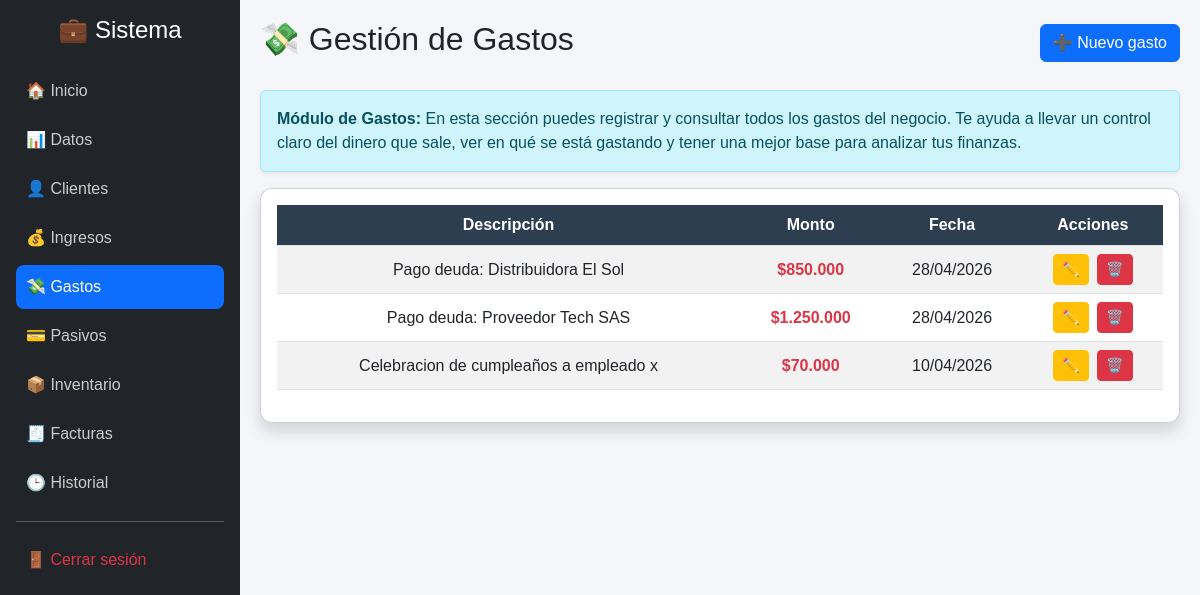
/sistema_financiero/modules/gastos/index.php (signed in), run on the app's committed database.
### tables this page shows
CREATE TABLE `gastos` (
  `id` int(11) NOT NULL,
  `descripcion` text DEFAULT NULL,
  `monto` decimal(10,2) DEFAULT NULL,
  `fecha` date DEFAULT NULL
);

### sistema_financiero/modules/gastos/index.php (the view, shortened to what this page needs)
<?php
include($_SERVER['DOCUMENT_ROOT']."/sistema_financiero/config/conexion.php");
$gastos = $conn->query("SELECT * FROM gastos ORDER BY fecha DESC");
?>
<!DOCTYPE html>
<html>
<head>
    <link href="https://cdn.jsdelivr.net/npm/bootstrap@5.3.0/dist/css/bootstrap.min.css" rel="stylesheet">
</head>
<body>
<div class="sidebar bg-dark text-white p-3">
    <h4 class="text-center mb-4">💼 Sistema</h4>
    <a href="/sistema_financiero/public/index.php" class="menu-item">🏠 Inicio</a>
    <a href="/sistema_financiero/public/dashboard.php" class="menu-item">📊 Datos</a>
    <a href="/sistema_financiero/modules/clientes/" class="menu-item">👤 Clientes</a>
    <a href="/sistema_financiero/modules/ingresos/" class="menu-item">💰 Ingresos</a>
    <a href="/sistema_financiero/modules/gastos/" class="menu-item active">💸 Gastos</a>
    <a href="/sistema_financiero/modules/pasivos/" class="menu-item">💳 Pasivos</a>
    <a href="/sistema_financiero/modules/inventario/" class="menu-item">📦 Inventario</a>
    <a href="/sistema_financiero/modules/facturas/" class="menu-item">🧾 Facturas</a>
    <a href="/sistema_financiero/modules/historial/" class="menu-item">🕒 Historial</a>
    <hr>
    <a href="/sistema_financiero/auth/logout.php" class="menu-item text-danger">
        🚪 Cerrar sesión
    </a>
</div>
<div class="content">
    <div class="d-flex justify-content-between align-items-center mb-4">
        <h2>💸 Gestión de Gastos</h2>
        <a href="crear.php" class="btn btn-primary">
            ➕ Nuevo gasto
        </a>
    </div>
    <div class="alert alert-info shadow-sm">
        <strong>Módulo de Gastos:</strong> En esta sección puedes registrar y consultar
        todos los gastos del negocio. Te ayuda a llevar un control claro del dinero que sale,
        ver en qué se está gastando y tener una mejor base para analizar tus finanzas.
    </div>
    <div class="card p-3 shadow">
        <table class="table table-hover table-striped text-center align-middle">
            <thead>
                <tr>
                    <th>Descripción</th>
                    <th>Monto</th>
                    <th>Fecha</th>
                    <th>Acciones</th>
                </tr>
            </thead>
            <tbody>
            <?php while ($g = $gastos->fetch_assoc()): ?>
            <tr>
                <td><?php echo $g['descripcion']; ?></td>
                <td class="text-danger fw-bold">
                    $<?php echo number_format($g['monto'], 0, ',', '.'); ?>
                </td>
                <td><?php echo date('d/m/Y', strtotime($g['fecha'])); ?></td>
                <td>
                    <a href="editar.php?id=<?php echo $g['id']; ?>"
                       class="btn btn-warning btn-sm me-1">✏️</a>
                    <a href="eliminar.php?id=<?php echo $g['id']; ?>"
                       class="btn btn-danger btn-sm"
                       onclick="return confirm('¿Eliminar gasto?')">🗑️</a>
                </td>
            </tr>
            <?php endwhile; ?>
            </tbody>
        </table>
    </div>
</div>
</body>
</html>

### sistema_financiero/modules/gastos/index.php (style rules this page uses)
body { background: #f5f6fa; margin: 0; font-family: Arial; }
.sidebar { width: 240px; height: 100vh; position: fixed; top: 0; left: 0; }
.content { margin-left: 240px; padding: 20px; }
.card { border-radius: 12px; }
.menu-item { display: block; color: #ccc; padding: 10px; border-radius: 8px; text-decoration: none; margin-bottom: 5px; transition: 0.3s; }
.menu-item.active { background: #0d6efd; color: white; }
.table th { background-color: #2c3e50; color: white; }

### data on the page
gastos: descripcion "Pago deuda: Distribuidora El Sol", monto "850.000", fecha "28/04/2026"
gastos: descripcion "Pago deuda: Proveedor Tech SAS", monto "1.250.000", fecha "28/04/2026"
gastos: descripcion "Celebracion de cumpleaños a empleado x", monto "70.000", fecha "10/04/2026"
